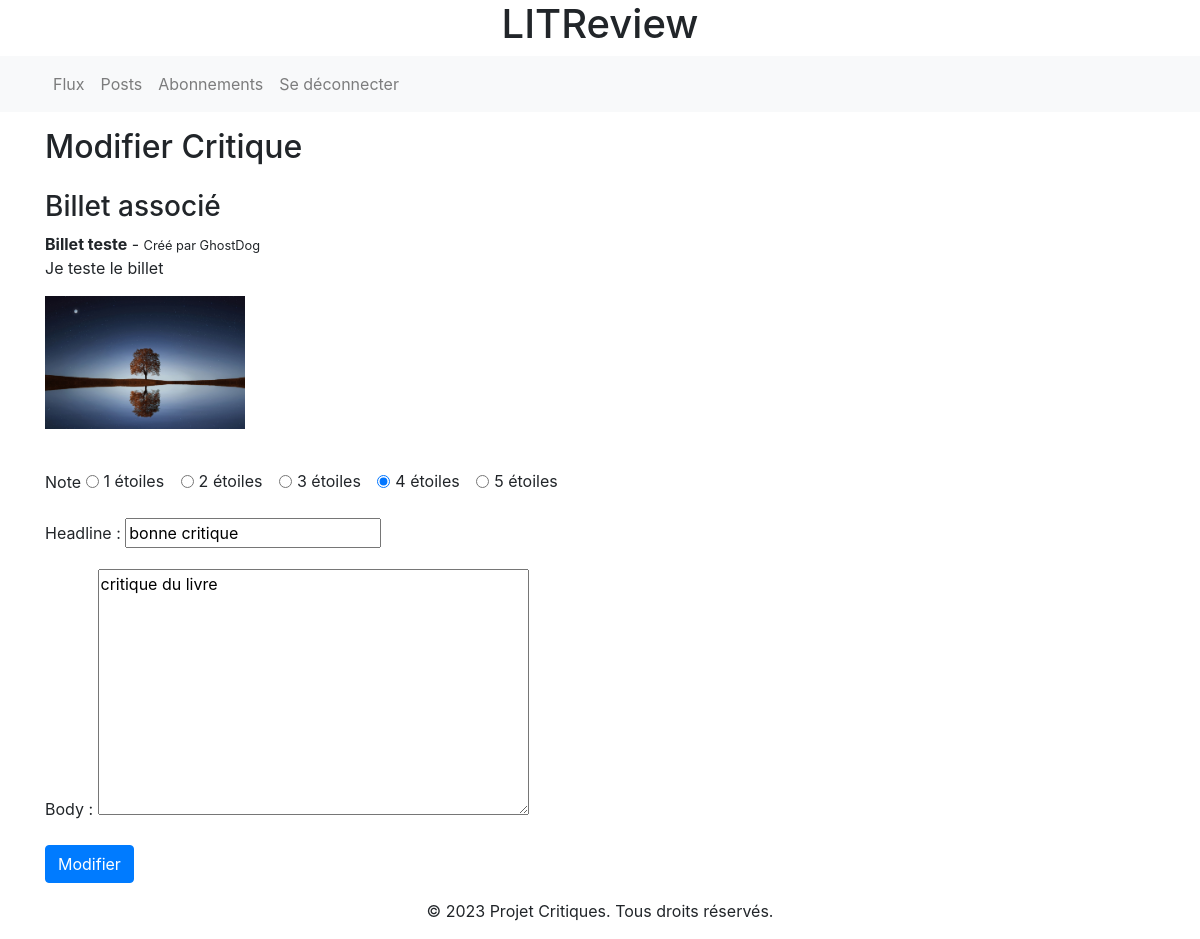
The app's page /critiques/review/10/edit/ (signed in) with its own data.
### critiques/models.py (models this page shows, shortened)
class Ticket(models.Model):
    title = models.CharField(max_length=128)
    description = models.TextField(max_length=2048, blank=True)
    user = models.ForeignKey(
        settings.AUTH_USER_MODEL, on_delete=models.CASCADE
    )
    image = models.ImageField(null=True, blank=True)
    created_at = models.DateTimeField(auto_now_add=True)

class Review(models.Model):
    rating = models.PositiveSmallIntegerField(
        validators=[MinValueValidator(0), MaxValueValidator(5)]
    )
    user = models.ForeignKey(
        settings.AUTH_USER_MODEL, on_delete=models.CASCADE
    )
    headline = models.CharField(max_length=128)
    ticket = models.ForeignKey(Ticket, on_delete=models.CASCADE)
    body = models.TextField(max_length=8192, blank=True)
    created_at = models.DateTimeField(auto_now_add=True)
    images = models.ImageField(null=True, blank=True)

### critiques/views.py (the view)
@login_required
def update_review(request, review_id):
    review = get_object_or_404(Review, id=review_id)
    if request.method == "POST":
        form = ReviewForm(request.POST, instance=review)
        if form.is_valid():
            form.save()
            return redirect('posts')
    else:
        form = ReviewForm(instance=review)
    return render(
        request, 'edit_review_form.html',
        {'form': form, 'ticket': review.ticket}
    )

### critiques/forms.py
class ReviewForm(forms.ModelForm):
    RATING_CHOICES = [(i, str(i)) for i in range(1, 6)]
    rating = forms.ChoiceField(
        choices=RATING_CHOICES,
        widget=forms.RadioSelect,
        label='Note'
    )
    class Meta:
        model = Review
        fields = ['rating', 'headline', 'body', 'images']

### templates/edit_review_form.html (shortened to what this page needs)
{% extends "base.html" %}
{% block content %}
<h2 class="mb-4">Modifier Critique</h2>
<div class="ticket-details mb-4">
    <h3>Billet associé</h3>
    <strong>{{ ticket.title }}</strong> - <small>Créé par {{ ticket.user.username }}</small>
    <p>{{ ticket.description }}</p>
    {% if ticket.image %}
    <img src="{{ ticket.image.url }}" alt="{{ ticket.title }}" class="img-fluid mb-3" style="max-width: 200px;">
    {% endif %}
</div>
<form method="post" enctype="multipart/form-data">
    <div class="form-group">
        <label>{{ form.rating.label }}</label>
        {% for choice in form.rating.field.choices %}
        <div class="form-check form-check-inline">
            <input class="form-check-input" type="radio" name="{{ form.rating.name }}" id="rating{{ choice.0 }}" value="{{ choice.0 }}" {% if form.rating.value == choice.0 %}checked{% endif %}>
            <label class="form-check-label" for="rating{{ choice.0 }}">{{ choice.1 }} étoiles</label>
        </div>
        {% endfor %}
    </div>
    <div class="form-group">
        {{ form.headline.label_tag }} {{ form.headline }}
    </div>
    <div class="form-group">
        {{ form.body.label_tag }} {{ form.body }}
    </div>
    <button type="submit" class="btn btn-primary">Modifier</button>
</form>
{% endblock %}

### records on screen
Ticket: title "Billet teste", user.username "GhostDog", description "Je teste le billet", image (picture)
Review: headline "bonne critique", body "critique du livre"

### other values on screen
{{ choice.1 }} "1" "2" "3" "4" "5"
